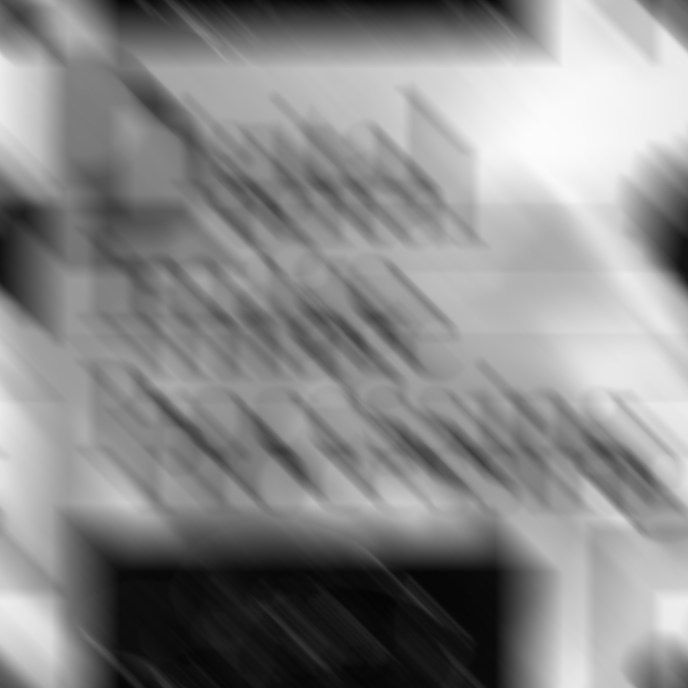
#> input picture HW5/book-cover-blurred.tif, 688 x 688 px
$ python HW5_2_InverseFilter.py
#> lines starting #> are read from the running program, lines starting #| are printed output that depends on the picture
import cv2
import matplotlib.pyplot as plt
import numpy as np
import matplotlib.cm as cm
from numpy.lib import math
from scipy import signal
import cmath

img = cv2.imread("book-cover-blurred.tif")
#> img is the input picture: shape (688, 688, 3); min 4, max 251, mean 137.8
result = np.empty_like(img)
M, N, c  = img.shape
#> M = 688; N = 688; c = 3
a = 0.1
b = 0.1
T = 1

## degradation function H(u, v)
x, y = np.mgrid[-M//2:M//2, -N//2:N//2]
k = np.pi*(x*a+y*b)
H = (T/(k)*np.sin(k))*np.exp(k*-1j)
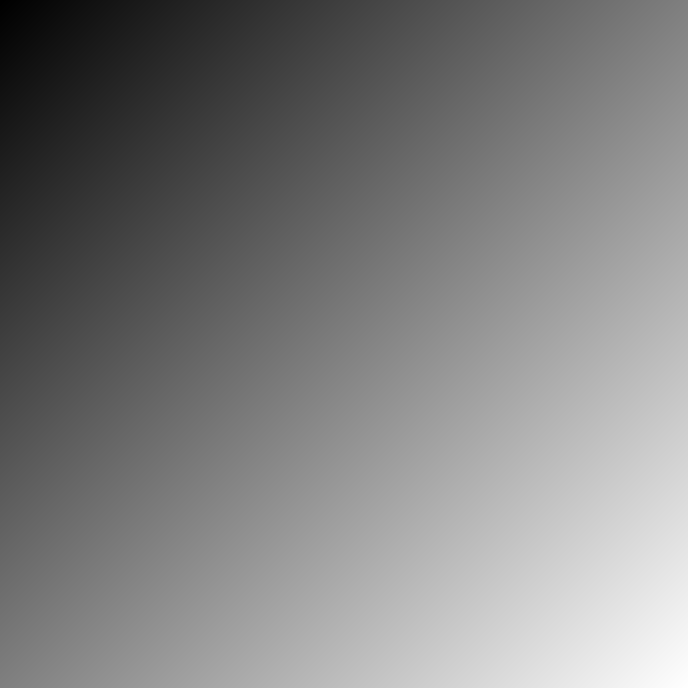
#> k: shape (688, 688) float64; min -216.1, max 215.5, mean -0.3; drawn with min black and max white
H[np.isnan(H)] = T

#H = np.fft.fftshift(H)
plt.imshow(np.log(abs(H) + 1), cmap='gray'), plt.title("H")
plt.show()
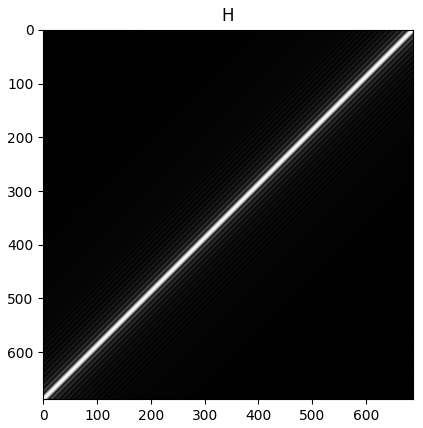
#> figure drawn by matplotlib, 1 panel


for i in range(c):
    g = img[:,:,i]
    # plt.imshow(g, cmap='gray'), plt.title("img")
    # plt.show()


    ## Fourier Transform of img
    G = np.fft.fftshift(np.fft.fft2(g))
    # plt.imshow(np.log(abs(G) + 1), cmap='gray'), plt.title("fft_img")
    # plt.show()

    ## F = G/H
    F = G/H

    ## inverse Fourier Transform of F
    ifft_img = np.fft.ifft2(np.fft.ifftshift(F))
    ifft_img = np.abs(ifft_img)
    # plt.imshow(ifft_img, cmap='gray'), plt.title("ifft_img")
    # plt.show()


    ifft_img_n = (ifft_img - ifft_img.min())/(ifft_img.max() - ifft_img.min())*255
    result[:,:,i] = ifft_img_n
#> this loop made 3 passes
#> pass 1, `ifft_img = np.abs(ifft_img)`:
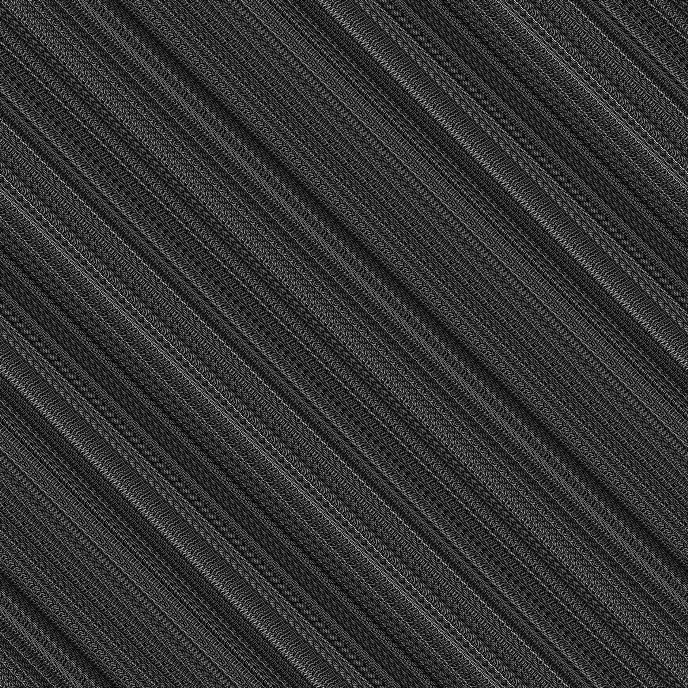
#> ifft_img: shape (688, 688) float64; min 6.86e+14, max 3.12e+18, mean 6.34e+17; drawn with min black and max white

plt.imshow(result, cmap='gray'), plt.title("result")
plt.show()
